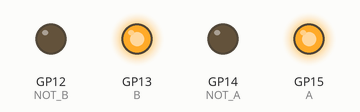
A program run on a simulated Raspberry Pi Pico running MicroPython. Parts: output pins drawn as LEDs (lit = HIGH).

Above: at 0.5 s.
At 1.5 s:
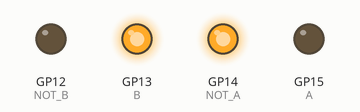
At 2.5 s:
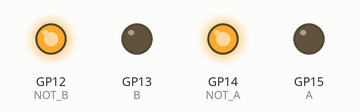
At 3.5 s:
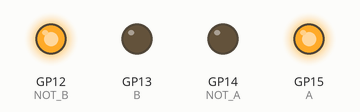
Timing chart, 0 to 5.2 s (numbered marks = the images above):
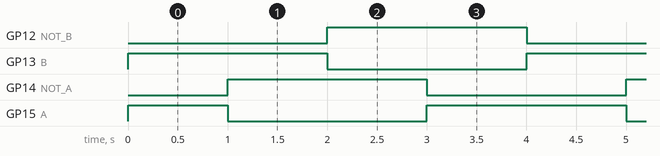

The program:

full_step_drive.py
```python
from machine import Pin, Timer
from time import sleep


# Output pin assignment
A = machine.Pin(15, Pin.OUT)
NOT_A = machine.Pin(14, Pin.OUT)
B = machine.Pin(13, Pin.OUT)
NOT_B = machine.Pin(12, Pin.OUT)

# Begin in step ONE
A.on()
NOT_A.off()
B.on()
NOT_B.off()


tim = Timer()

def tick(timer):

    # sleep(5)

    if A.value() and NOT_B.value(): # Step ONE
        NOT_B.off()
        B.on()
    elif A.value() and B.value(): # Step TWO
        A.off()
        NOT_A.on()
    elif NOT_A.value() and B.value(): # Step THREE
        B.off()
        NOT_B.on()
    elif NOT_A.value() and NOT_B.value(): # Step FOUR
        A.on()
        NOT_A.off()


tim.init(freq=1, mode=Timer.PERIODIC, callback=tick)
```

Measured:
- by itself, GP12 (NOT_B), GP13 (B), GP14 (NOT_A): alternates HIGH for 2.0 s and LOW for 2.0 s
- by itself, GP15 (A): repeats every 4.0 s: LOW 2.0 s, HIGH 2.0 s
- by itself, everything shown: repeats every 4.0 s, in 4 steps
